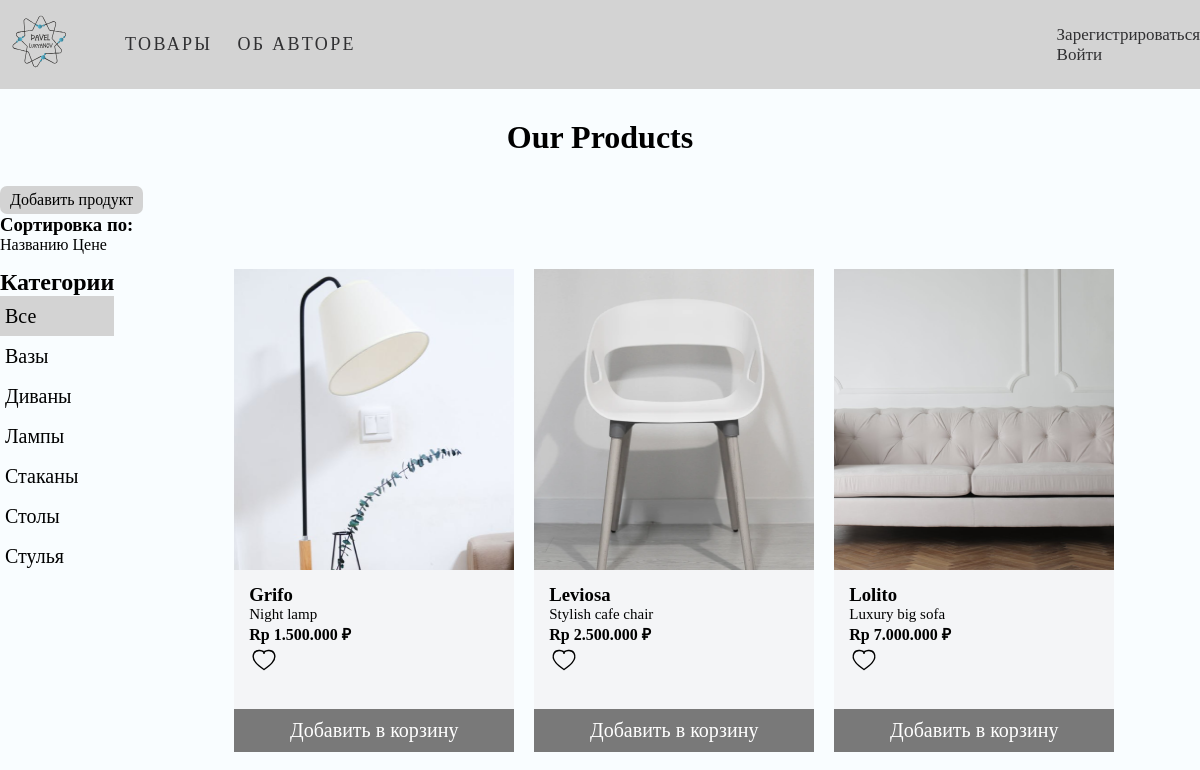
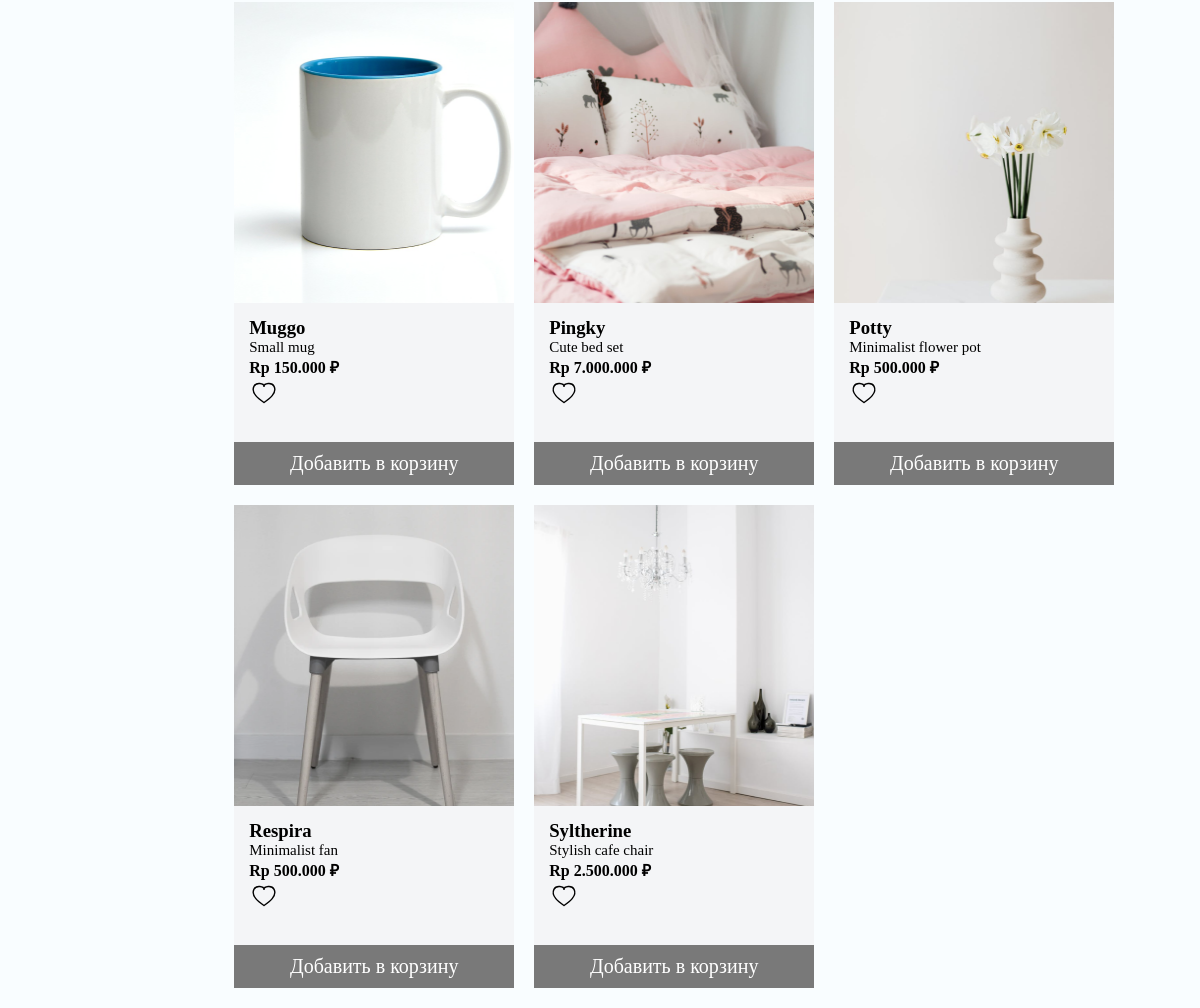
The app's page /, older data (2 pictures, top to bottom).
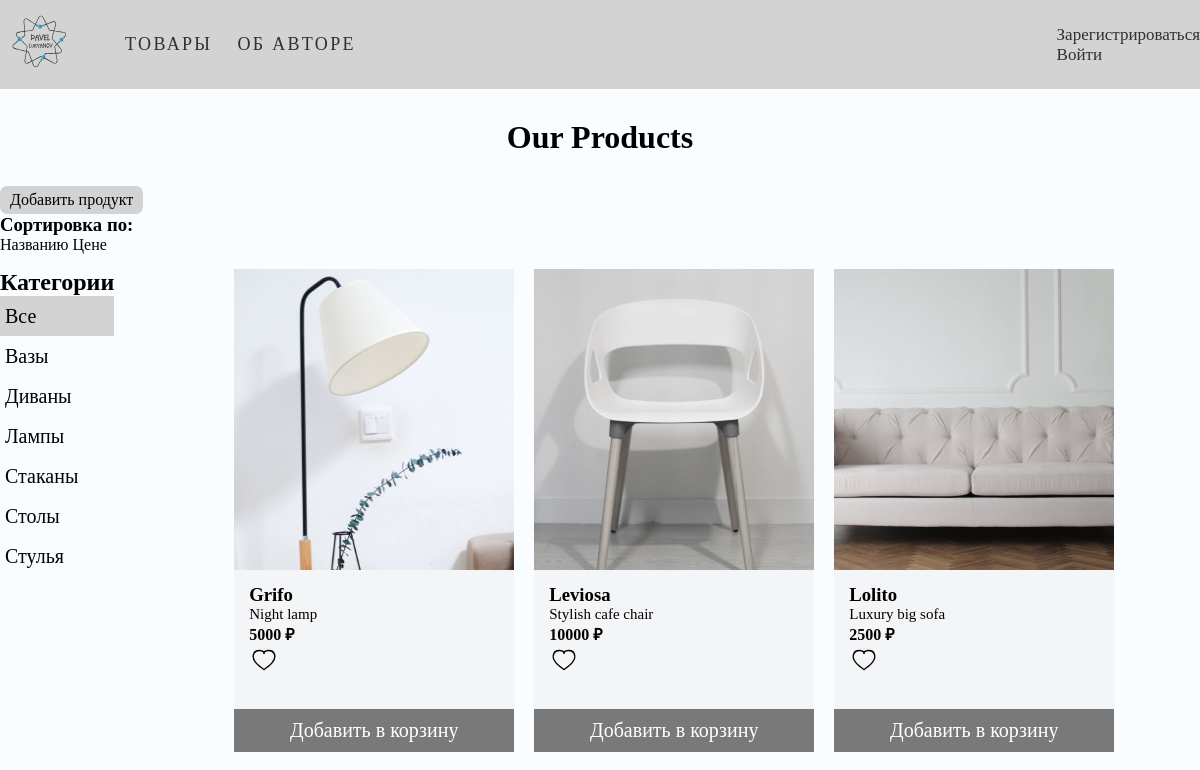
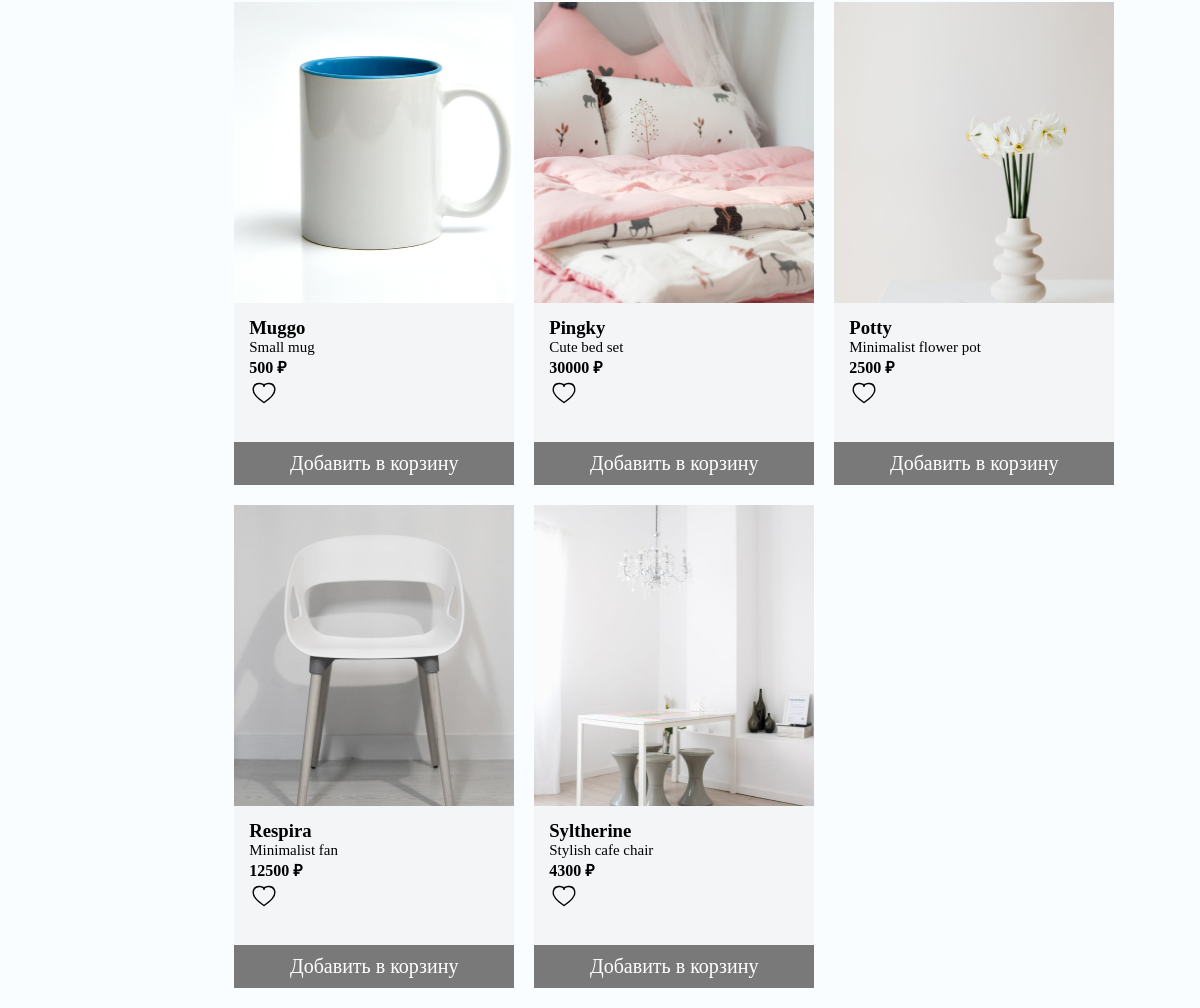
The same page, newer data (2 pictures, top to bottom).
### main_page/models.py (models this page shows, shortened)
class Product(models.Model):
    category = models.ForeignKey(Category, on_delete=models.CASCADE, related_name='Продукты', null=True)
    name = models.CharField(max_length=50, db_index=True, verbose_name='Наименование', null=True)
    slug = models.SlugField(max_length=100, db_index=True, null=True)
    description = models.TextField(max_length=350, verbose_name='Описание', null=True)
    img = models.ImageField(upload_to='main_page/images', verbose_name='Изображение', null=True)
    price = models.CharField(max_length=10, verbose_name='Цена', null=True)
    available = models.BooleanField(default=True, null=True)
    created = models.DateTimeField(auto_now_add=True, null=True)
    updated = models.DateTimeField(auto_now=True, null=True)
    class Meta:
        ordering = ('name',)
        index_together = ('id', 'slug',)
        verbose_name = 'Товар'
        verbose_name_plural = 'Товары'
    def get_absolute_url(self):
        return reverse('main_page:product_detail', args=[self.id, self.slug])

### main_page/views.py (the view)
# urls.py: path('', views.products_list, name='index'),
def products_list(request, category_slug=None):
    category = None
    categories = Category.objects.all()
    products = Product.objects.filter(available=True)
    sort_by = request.GET.get('sort_by')
    if sort_by == 'name':
        products = Product.objects.order_by('name')
    elif sort_by == 'price':
        products = Product.objects.order_by('price')
    if category_slug:
        category = get_object_or_404(Category, slug=category_slug)
        products = products.filter(category=category)
    return render(request,
                  'main_page/index.html',
                  {'category': category,
                   'categories': categories,
                   'products': products})

### main_page/models.py (called while the page is built)
    def get_absolute_url(self):
        return reverse('main_page:product_list_by_category', args=[self.slug])

### templates/main_page/index.html (shortened to what this page needs)
{% extends 'main_page/base.html' %}
{% load static %}
{% block css %}
    <link rel="stylesheet" href="{% static 'css/style.css' %}">
{% endblock %}
{% block content %}
    <h1>Our Products</h1>
    <div class="add-product-block container">
        <a class="add-product" href="{% url 'main_page:add_product' %}">Добавить продукт</a>
    </div>
    <div class="sorted-block container">
        <h3>Сортировка по:</h3>
        <a class="sort-by" href="?sort_by=name">Названию</a>
        <a class="sort-by" href="?sort_by=price">Цене</a>
    </div>
    <section class="main-content container">
        <aside class="categories-block">
            <h2>Категории</h2>
            <ul class="categories-list">
                <li {% if not category %} class="all-selected" {% endif %}>
                    <a href="{% url 'main_page:index' %}">Все</a>
                </li>
                {% for cat in categories %}
                <li {% if category.slug == cat.slug %} class="cat-selected" {% endif %}>
                    <a href="{{ cat.get_absolute_url }}">{{ cat.name }}</a>
                </li>
                {% endfor %}
            </ul>
        </aside>
        <div class="products-tape">
            {% for product in products %}
                <a href="{{ product.get_absolute_url }}">
                    <div class="product-card">
                        {% if product.img %}
                        <img src="{{ product.img.url }}" height="301" width="280" alt="Товар">
                        <div class="product-description">
                            <div class="product-info">
                                <h3>{{ product.name }}</h3>
                                <p>{{ product.description }}</p>
                                <span><b>{{ product.price }} ₽</b></span>
                            </div>
                            <div class="interaction-item">
                                <a href="{% url 'add_to_favourite' product.id%}">
                                    <img src="{% static 'main_page/favourites-icon.svg' %}" height="30" width="30" alt="">
                                </a>
                            </div>
                        </div>
                        {% else %}
                        <div class="product-description">
                            <h3>{{ product.title }}</h3>
                            <p>{{ product.description }}</p>
                            <span><b>{{ product.price }}</b></span>
                        </div>
                        {% endif %}
                        <div class="add_cart">
                            <a href="{% url 'add_item' product.id %}">Добавить в корзину</a>
                        </div>
                    </div>
                </a>
            {% endfor %}
        </div>
    </section>
{% endblock %}

Row changes from the older to the newer data that the page shows:
changed Product "Grifo": price "Rp 1.500.000" → "5000"
changed Product "Leviosa": price "Rp 2.500.000" → "10000"
changed Product "Lolito": price "Rp 7.000.000" → "2500"
changed Product "Muggo": price "Rp 150.000" → "500"
changed Product "Pingky": price "Rp 7.000.000" → "30000"
changed Product "Potty": price "Rp 500.000" → "2500"
changed Product "Respira": price "Rp 500.000" → "12500"
changed Product "Syltherine": price "Rp 2.500.000" → "4300"
